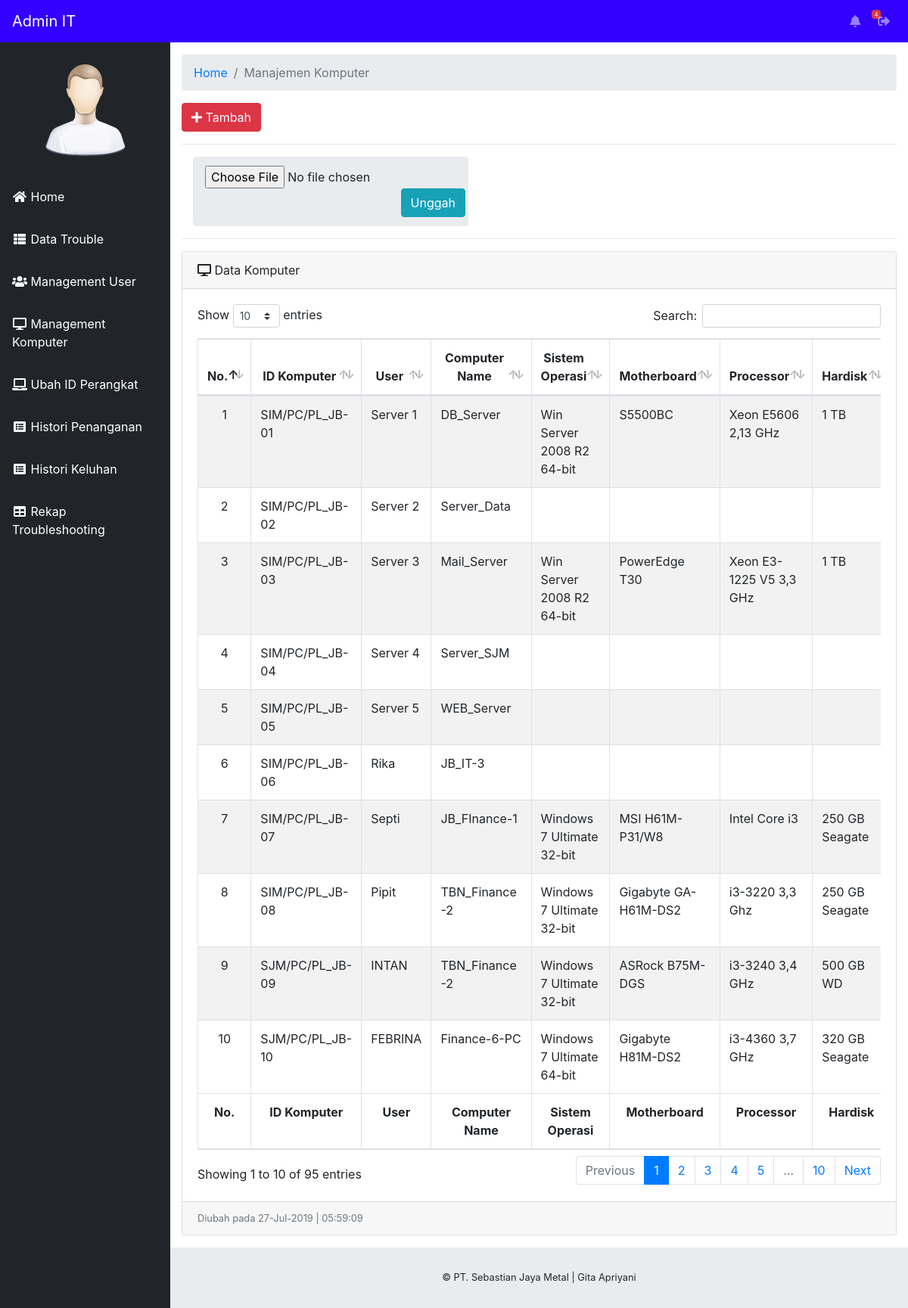
Page /staff/index.php?halaman=management-komputer (signed in) on the committed database.
### tables this page shows
CREATE TABLE IF NOT EXISTS `database_komputer` (
  `id_kom` int(25) NOT NULL AUTO_INCREMENT,
  `id_komputer` varchar(50) NOT NULL,
  `jenis` varchar(10) NOT NULL,
  `user` varchar(30) NOT NULL,
  `computer_name` varchar(25) NOT NULL,
  `sistem_operasi` varchar(50) NOT NULL,
  `motherboard` varchar(50) NOT NULL,
  `processor` varchar(50) NOT NULL,
  `hardisk` varchar(25) NOT NULL,
  `ram` varchar(20) NOT NULL,
  `vga_merk` varchar(25) NOT NULL,
  `vga_size` varchar(20) NOT NULL,
  `monitor_merk` varchar(20) NOT NULL,
  `monitor_size` varchar(20) NOT NULL,
  `keyboard` varchar(5) NOT NULL,
  `mouse` varchar(5) NOT NULL,
  `ups` varchar(5) NOT NULL,
  `ip_address` varchar(25) NOT NULL,
  `tgl_beli` varchar(30) NOT NULL,
  PRIMARY KEY (`id_kom`)
);

### staff/management-komputer.php (the view, shortened to what this page needs)
<div class="container-fluid">
        <ol class="breadcrumb">
          <li class="breadcrumb-item">
            <a href="index.php">Home</a>
          </li>
          <li class="breadcrumb-item active">Manajemen Komputer</li>
        </ol>
        <a href="index.php?halaman=tambah-komputer" class="btn btn-danger"><span class="fa fa-plus"></span> Tambah</a><hr>
        <div class="col-lg-5">
        <ol class="breadcrumb">
          <li class="breadcrumb-item">
            <form method="post" enctype="multipart/form-data" action="csv_import1.php">
              <input type="file" name="file" id="file" accept=".csv" required="required">
              <button type="submit" id="submit" name="import" class="btn btn-info float-right">Unggah</button>
            </form>
          </li>
        </ol>
        </div>
        <hr>
        <div class="card mb-3">
          <div class="card-header">
            <i class="fas fa-desktop"></i>
            Data Komputer</div>
          <div class="card-body">
            <div class="table-responsive">
              <table class="table table-striped table-bordered table-hover" id="dataTable">
                  <thead>
                      <tr>
                          <th><center>No.</center></th>
                          <th><center>ID Komputer</center></th>
                            <th><center>User</center></th>
                            <th><center>Computer Name</center></th>
                            <th><center>Sistem Operasi</center></th>
                            <th><center>Motherboard</center></th>
                            <th><center>Processor</center></th>
                            <th><center>Hardisk</center></th>
                      </tr>
                  </thead>
                  <tfoot>
                      <tr>
                          <th><center>No.</center></th>
                          <th><center>ID Komputer</center></th>
                            <th><center>User</center></th>
                            <th><center>Computer Name</center></th>
                            <th><center>Sistem Operasi</center></th>
                            <th><center>Motherboard</center></th>
                            <th><center>Processor</center></th>
                            <th><center>Hardisk</center></th>
                      </tr>
                  </tfoot>
                  <tbody>
                      <?php
                      $no = 1;
                      include '../config/koneksi.php';
                      $query = mysqli_query($konek, "SELECT * FROM database_komputer") or die(mysqli_error());
                        if(mysqli_num_rows($query) == 0){
                          echo '<tr><td collspan="4" align="center">Tidak ada data!</td></tr>';
                        }
                        else{
                          while ($data = mysqli_fetch_array($query)) {
                            ?>
                        <tr>
                            <td><center><?php echo $no++; ?></center></td>
                            <td><?php echo $data['id_komputer']; ?></td>
                            <td><?php echo $data['user']; ?></td>
                            <td><?php echo $data['computer_name']; ?></td>
                            <td><?php echo $data['sistem_operasi']; ?></td>
                            <td><?php echo $data['motherboard']; ?></td>
                            <td><?php echo $data['processor']; ?></td>
                            <td><?php echo $data['hardisk']; ?></td>
                        </tr>
                          <?php
                        }
                        }
                        ?>
                  </tbody>
              </table>
            </div>
          </div>
          <div class="card-footer small text-muted">Diubah pada <?php echo date("d-M-Y | H:i:s"); ?></div>
        </div>
      </div>

### rows in the picture
database_komputer: id_komputer "SIM/PC/PL_JB-01", user "Server 1", computer_name "DB_Server", sistem_operasi "Win Server 2008 R2 64-bit", motherboard "S5500BC", processor "Xeon E5606 2,13 GHz", hardisk "1 TB"
database_komputer: id_komputer "SIM/PC/PL_JB-02", user "Server 2", computer_name "Server_Data"
database_komputer: id_komputer "SIM/PC/PL_JB-03", user "Server 3", computer_name "Mail_Server", sistem_operasi "Win Server 2008 R2 64-bit", motherboard "PowerEdge T30", processor "Xeon E3-1225 V5 3,3 GHz", hardisk "1 TB"
database_komputer: id_komputer "SIM/PC/PL_JB-04", user "Server 4", computer_name "Server_SJM"
database_komputer: id_komputer "SIM/PC/PL_JB-05", user "Server 5", computer_name "WEB_Server"
database_komputer: id_komputer "SIM/PC/PL_JB-06", user "Rika", computer_name "JB_IT-3"
database_komputer: id_komputer "SIM/PC/PL_JB-07", user "Septi", computer_name "JB_FInance-1", sistem_operasi "Windows 7 Ultimate 32-bit", motherboard "MSI H61M-P31/W8", processor "Intel Core i3", hardisk "250 GB Seagate"
database_komputer: id_komputer "SIM/PC/PL_JB-08", user "Pipit", computer_name "TBN_Finance-2", sistem_operasi "Windows 7 Ultimate 32-bit", motherboard "Gigabyte GA-H61M-DS2", processor "i3-3220 3,3 Ghz", hardisk "250 GB Seagate"
database_komputer: id_komputer "SJM/PC/PL_JB-09", user "INTAN", computer_name "TBN_Finance-2", sistem_operasi "Windows 7 Ultimate 32-bit", motherboard "ASRock B75M-DGS", processor "i3-3240 3,4 GHz", hardisk "500 GB WD"
database_komputer: id_komputer "SJM/PC/PL_JB-10", user "FEBRINA", computer_name "Finance-6-PC", sistem_operasi "Windows 7 Ultimate 64-bit", motherboard "Gigabyte H81M-DS2", processor "i3-4360 3,7 GHz", hardisk "320 GB Seagate"

### other values in the picture
$level "Admin"
$countNotif "4"
